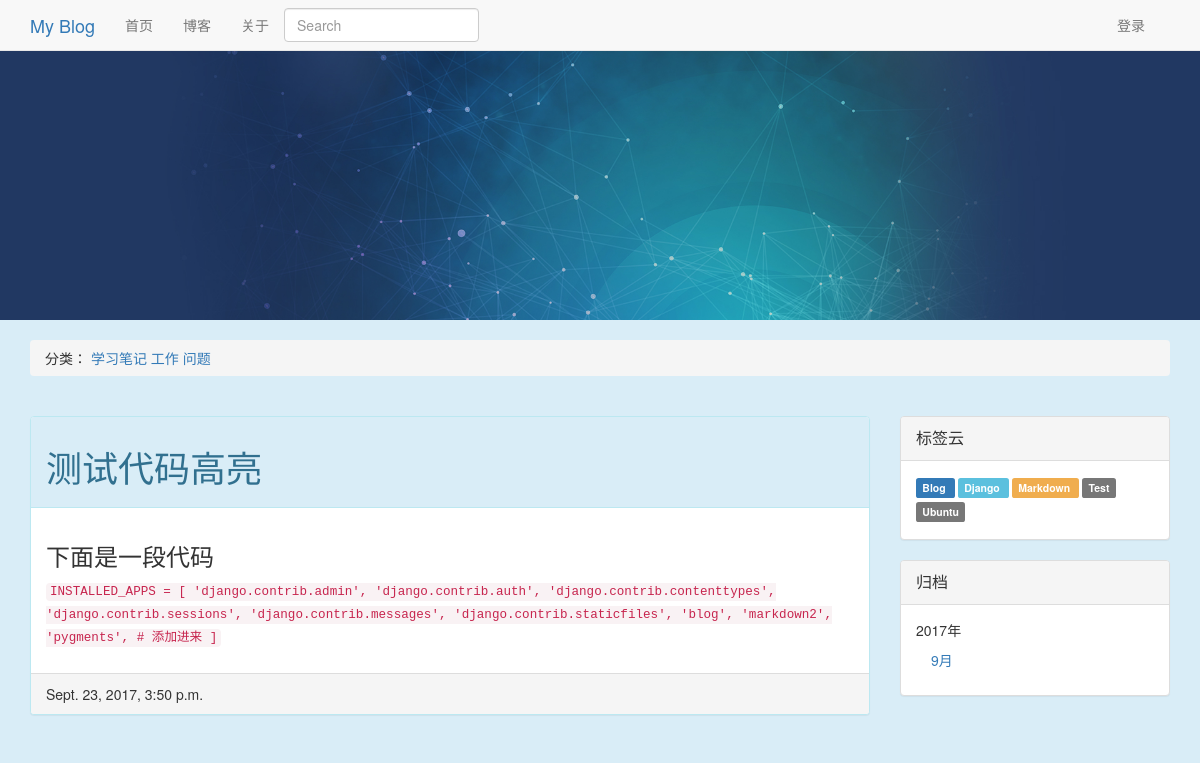
/blog/article/7/, run on the app's committed database.
### blog/models.py (models this page shows, shortened)
class Category(models.Model):
    name = models.CharField('类名', max_length=20)
    created_time = models.DateTimeField('创建时间', auto_now_add=True)
    last_modified_time = models.DateTimeField('修改时间', auto_now=True)
    def __unicode__(self):
        return self.name

class Article(models.Model):
    STATUS_CHOICES = (
        ('d', 'Draft'),
        ('p', 'Published'),
    )
    objects = ArticleManager()
    title = models.CharField('标题', max_length=70)
    body = models.TextField('正文')
    created_time = models.DateTimeField('创建时间', auto_now_add=True)
    tags = models.ManyToManyField('Tag', verbose_name='标签集合', blank=True)
    last_modified_time = models.DateTimeField('修改时间', auto_now=True)
    status = models.CharField('文章状态', max_length=1, choices=STATUS_CHOICES)
    abstract = models.CharField('摘要', max_length=254, blank=True, null=True,
                                help_text="可选，如若为空将摘取正文的前254个字符")
    views = models.PositiveIntegerField('浏览量', default=0)
    likes = models.PositiveIntegerField('点赞数', default=0)
    topped = models.BooleanField('置顶', default=False)
    category = models.ForeignKey('Category', verbose_name='分类',
                                 null=True,
                                 on_delete=models.SET_NULL)
    class Meta:
        ordering = ['-last_modified_time']

class Tag(models.Model):
    name = models.CharField('标签名', max_length=20)
    created_time = models.DateTimeField('创建时间', auto_now_add=True)
    last_modified_time = models.DateTimeField('修改时间', auto_now=True)
    def __unicode__(self):
        return self.name

### blog/views.py (the view)
# urls.py: url(r'^blog/article/(?P<article_id>\d+)/$', ArticleDetailView.as_view(), name='article'),
class ArticleDetailView(DetailView):
    model = Article
    template_name = "blog/article.html"
    context_object_name = "article"
    pk_url_kwarg = "article_id"
    def get_object(self, *args, **kwargs):
        obj = super(ArticleDetailView, self).get_object()
        extension_list = ['markdown.extensions.extra',
                          'markdown.extensions.codehilite',
                          'markdown.extensions.toc',
                          'markdown.extensions.wikilinks']
        obj.body = markdown.markdown(obj.body, extensions=extension_list)
        return obj
    def get_context_data(self, **kwargs):
        kwargs['category_list'] = Category.objects.all().order_by('name')
        kwargs['tag_list'] = Tag.objects.all().order_by('name')
        kwargs['date_archive'] = Article.objects.archive()
        kwargs['color_list'] = ['default', 'info', 'primary', 'warning', 'danger']
        return super(ArticleDetailView, self).get_context_data(**kwargs)

### blog/models.py (called while the page is built)
    def archive(self):
        data_list = Article.objects.datetimes('created_time', 'month', order='DESC')
        data_dict = defaultdict(list)
        for d in data_list:
            data_dict[d.year].append(d.month)
        return sorted(data_dict.items(), reverse=True)

### templates/blog/article.html (shortened to what this page needs)
{% extends "blog/base.html" %}
{% block left %}
        <div class="panel panel-info">
        <div class="panel-heading">
            <div class="panel-title">
                <h1>{{ article.title }}</h1></div>
        </div>
        <div class="panel-body">
            {{ article.body |safe }}
        </div>
        <div class="panel-footer">
            {{ article.last_modified_time }}</div>
    </div>
{% endblock %}

### templates/blog/base.html (shortened to what this page needs)
<!DOCTYPE html>
<html lang="en">
<head>
    {% load staticfiles %}
    <link rel="stylesheet" href="{% static 'blog/css/bootstrap.min2.css' %}">
    <link rel="stylesheet" href="{% static 'blog/css/code.css' %}">
    <link rel="stylesheet" href="{% static 'blog/css/github.css' %}">
</head>
<body class="bg-info">
{% block nav %}
        <nav class="navbar navbar-default navbar-static-top" style="margin-bottom: 0px;">
        <div class="container">
            <div class="nav-header">
                <div class="navbar-brand"><a href="{% url 'index' %}">My Blog</a></div>
            </div>
            <ul class="nav navbar-nav">
                <li><a href="{% url 'index' %}">首页</a></li>
                <li><a href="{% url 'index' %}">博客</a></li>
                <li><a href="{% url 'index' %}">关于</a></li>
            </ul>
            <ul class="nav navbar-nav navbar-right" style="margin-right: 10px;">
                <li><a href="../admin/" class="navbar-link">登录</a></li>
            </ul>
            <form class="navbar-form" action="" method="get">
                <input class="form-control" type="text" name="q" placeholder="Search">
            </form>
            </div>
        </nav>
{% endblock %}
{% block banner %}
        <img class="img-responsive" src="{% static 'blog/img/banner_wide.jpg' %}">
{% endblock %}
{% block breadcrumb %}
    <div class="container" style="margin-top: 20px;">
        <ol class="breadcrumb">
           <span>分类：</span>
            {% for category in category_list %}
                <a href="{% url 'category' category.id %}">{{ category }}</a>
            {% endfor %}
        </ol>
    </div>
{% endblock %}
<div class="container" style="margin-top: 20px;">
    {% block content %}
        <div class="col-md-9" style="padding-left: 0px;">
            {% block left %}{% endblock %}
        </div>
        <div class="col-md-3" style="padding-right: 0px;">
        {% block right %}
            <div class="panel panel-default">
                <div class="panel-heading"><div class="panel-title">标签云</div></div>
                <div class="panel-body">
                    {% for tag in tag_list %}
                        <a class="label label-{{ color_list | random }}" style="line-height: 24px;margin-right: 3px;" href="{% url 'tag' tag.id  %}">
                            {{ tag }}
                        </a>
                    {% endfor %}
                </div>
            </div>
            <div class="panel panel-default">
                <div class="panel-heading"><div class="panel-title">归档</div></div>
                <div class="panel-body">
                    {% for year,month_list in date_archive %}
                        <ul class="nav nav-stacked">
                            {{ year }}年
                             {% for month in month_list %}
                                 <li><a href="{% url 'archive' year month %}">{{ month }}月</a></li>
                             {% endfor %}
                        </ul>
                    {% endfor %}
                </div>
            </div>
        {% endblock %}
        </div>
    {% endblock %}
</div>
</body>
</html>

### data on the page
Category: name "学习笔记"
Category: name "工作"
Category: name "问题"
Article: title "测试代码高亮", body "下面是一段代码 INSTALLED_APPS = [ 'django.contrib.admin', 'django.contrib.auth', 'django.contrib.contenttypes', 'django.contrib.sessions', 'django.contrib.messages', 'django.contrib.staticfiles', 'blog', 'markdown2', 'pygments', # 添加进来 ]", last_modified_time "Sept. 23, 2017, 3:50 p.m."
Tag: name "Blog"
Tag: name "Django"
Tag: name "Markdown"
Tag: name "Test"
Tag: name "Ubuntu"

### other printed values
{{ year }} "2017"
{{ month }} "9"
